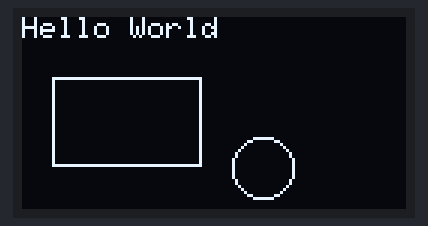
This sketch was run on a simulated Arduino Uno, built with avr-gcc and run on an emulated ATmega328P. On the bench: 128×64 one-colour display.

Above: at 0.1 s.

The sketch:

task_1.2.3.ino
```cpp
/*
OLED SDA -> Arduino A4 (SDA)
OLED SCL -> Arduino A5 (SCL)
OLED VCC -> 5V or 3.3V (check module)
OLED GND -> GND
*/

#include <Wire.h>
#include <Adafruit_GFX.h>
#include <Adafruit_SSD1306.h>

#define SCREEN_WIDTH 128
#define SCREEN_HEIGHT 64
#define OLED_RESET -1

Adafruit_SSD1306 display(SCREEN_WIDTH, SCREEN_HEIGHT, &Wire, OLED_RESET);

void setup() {

  display.begin(SSD1306_SWITCHCAPVCC, 0x3C);
  display.clearDisplay();

  // Display text
  display.setTextSize(1);
  display.setTextColor(SSD1306_WHITE);
  display.setCursor(0, 0);
  display.print("Hello World");

  // Draw shapes
  display.drawRect(10, 20, 50, 30, SSD1306_WHITE); // (x, y, width, height)
  display.drawCircle(80, 50, 10, SSD1306_WHITE); //(x, y, radius)
  display.display();
}

void loop() {
}
```
